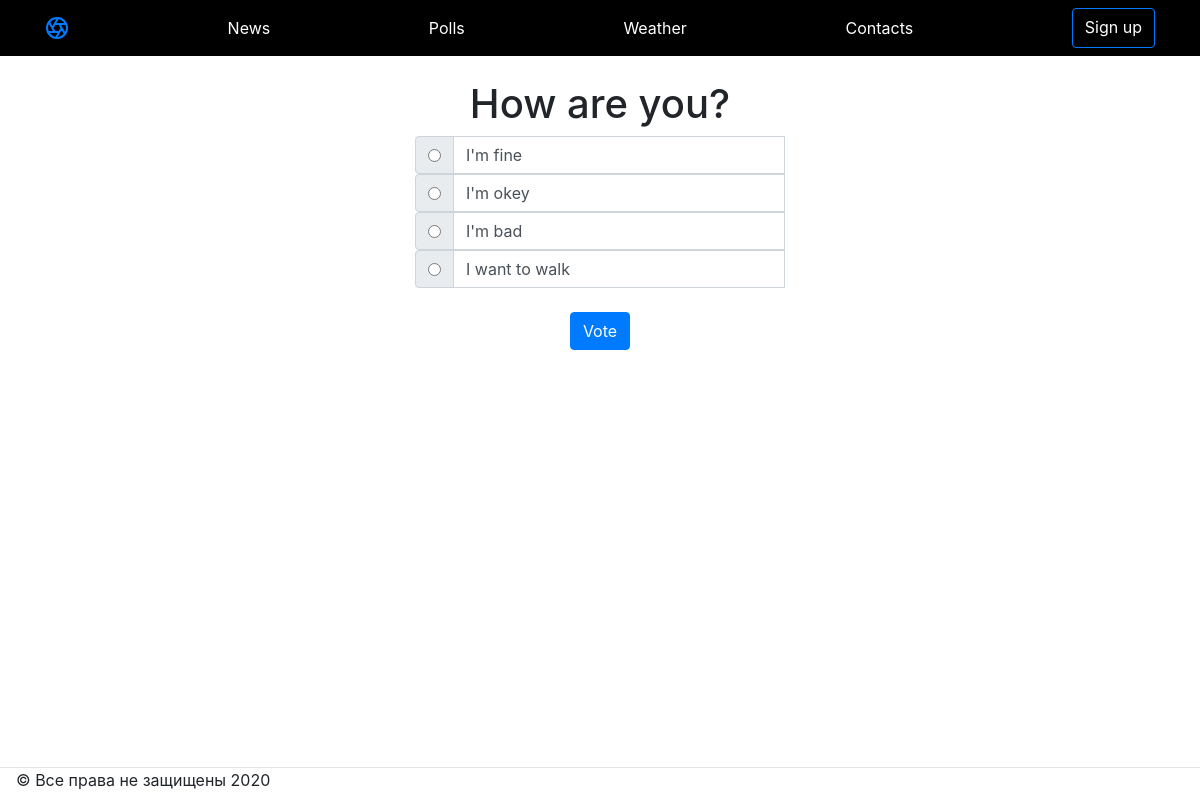
The page /polls/1/ on the database its author committed.
### polls/models.py (models this page shows, shortened)
class Question(models.Model):
    question_text = models.CharField(max_length=200)
    pub_date = models.DateTimeField('date published')
    all_votes = models.IntegerField(default=0)
    def was_published_recently(self):
        now = timezone.now()
        return now - datetime.timedelta(days=1) <= self.pub_date <= now
    was_published_recently.admin_order_field = 'pub_date'
    was_published_recently.boolean = True
    was_published_recently.short_description = 'Published recently?'

class Choice(models.Model):
    question = models.ForeignKey(Question, on_delete=models.CASCADE)
    choice_text = models.CharField(max_length=200)
    votes = models.IntegerField(default=0)

### polls/views.py (the view)
# urls.py: path('<int:pk>/', views.DetailView.as_view(), name='detail'),
class DetailView(generic.DetailView):
    model = Question
    template_name = 'polls/detail.html'
    def get_queryset(self):
        return Question.objects.filter(pub_date__lte=timezone.now())

### polls/templates/polls/detail.html (shortened to what this page needs)
{% extends "main_wrapper.html" %}
{% block content %}
<div align="center"><h1>{{ question.question_text }}</h1></div>
<form action="{% url 'polls:vote' question.id %}" method="post">
{% for choice in question.choice_set.all %}
    <div class="container" align="center" style="width:400px">
    <div class="input-group">
        <div class="input-group-prepend">
            <div class="input-group-text">
                <input type="radio" name="choice" id="choice{{ forloop.counter }}" value="{{ choice.id }}">
            </div>
        </div>
        <label for="choice{{ forloop.counter }}" class="form-control" ><div align="left">{{ choice.choice_text }}</div></label>
        <br>
    </div>
    </div>
{% endfor %}
<br>
<div align="center">
<input class="btn btn-primary" type="submit" value="Vote">
</div>
</form>
{% endblock %}

### rows shown on the page
Question: question_text "How are you?"
Choice: choice_text "I'm fine"
Choice: choice_text "I'm okey"
Choice: choice_text "I'm bad"
Choice: choice_text "I want to walk"
